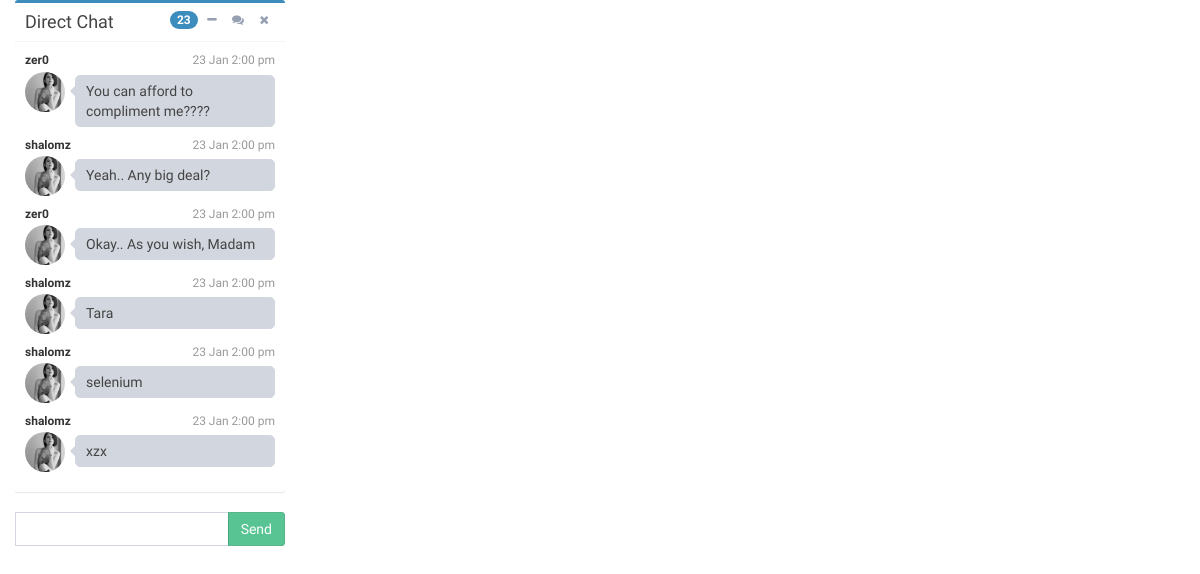
Page /home/ on the earlier database version.
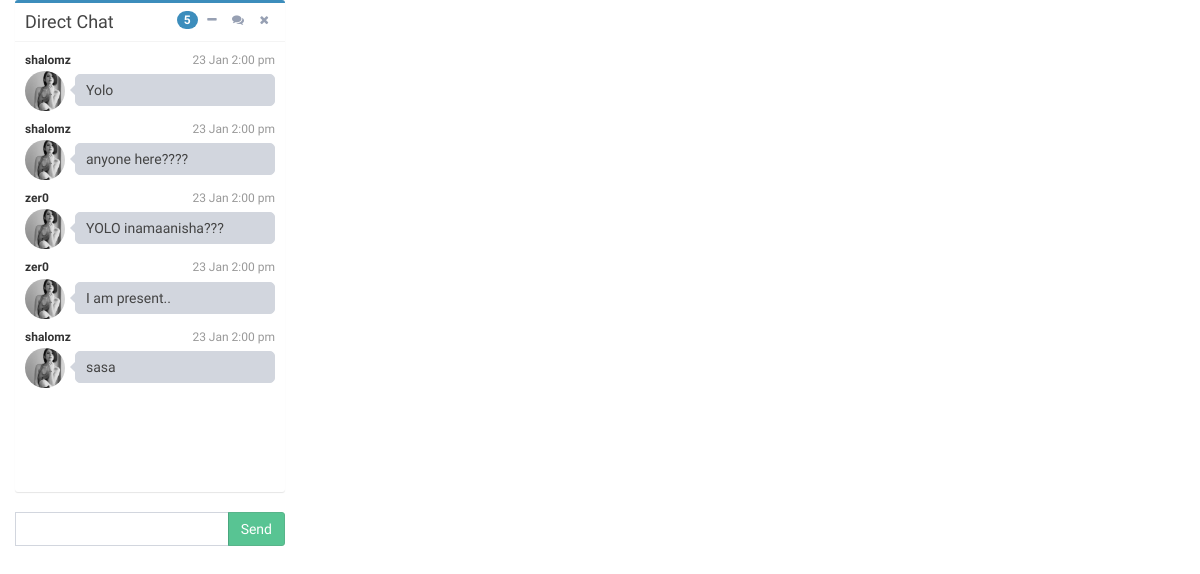
Same page on the later database version.
### chat_app/models.py (models this page shows, shortened)
class Chat(models.Model):
    created = models.DateTimeField(auto_now_add=True)
    user = models.ForeignKey(User)
    message = models.CharField(max_length=200)

### chat_app/views.py (the view)
# urls.py: url(r'^home/$', views.Home, name='home'),
def Home(request):
    c = Chat.objects.all()
    return render(request, "home.html", {'home': 'active', 'chat': c})

### templates/home.html (shortened to what this page needs)
    {% load staticfiles %}
    <html>
    <head>
        <link rel="stylesheet" href="{% static 'chat.css' %}">
        <link rel="stylesheet" href="{% static 'bootstrap.min.css' %}">
        <link rel="stylesheet" href="{% static 'font-awesome/css/font-awesome.min.css' %}">
        <link rel="stylesheet" href="{% static 'style.min.css' %}">
    </head>
    <body>
        <div class="col-md-3">
          <div class="box box-primary direct-chat direct-chat-primary">
            <div class="box-header with-border">
              <h3 class="box-title">Direct Chat</h3>
              <div class="box-tools pull-right">
                <span data-toggle="tooltip" title="3 New Messages" class="badge bg-light-blue">{{ chat.count }}</span>
                <button type="button" class="btn btn-box-tool" data-widget="collapse"><i class="fa fa-minus"></i>
                </button>
                <button type="button" class="btn btn-box-tool" data-toggle="tooltip" title="Contacts" data-widget="chat-pane-toggle">
                  <i class="fa fa-comments"></i></button>
                <button type="button" class="btn btn-box-tool" data-widget="remove"><i class="fa fa-times"></i></button>
              </div>
            </div>
            <div class="box-body">
              <div  id="msg-list-div" class="direct-chat-messages ">
                <div id="msg-list">
                 {% for obj in chat %}
                 {% if not obj.user == request.user %}
                <div class="direct-chat-msg">
                  <div class="direct-chat-info clearfix">
                    <span class="direct-chat-name pull-left">{{ obj.user }}</span>
                    <span class="direct-chat-timestamp pull-right">23 Jan 2:00 pm</span>
                  </div>
                  <img class="direct-chat-img" src="{% static 'img/2.jpg' %}" alt="Message User Image">
                  <div class="direct-chat-text">
                    {{ obj.message }}
                  </div>
                </div>
                {% endif %}
                {% endfor %}
                </div>
              </div>
            </div>
            </div>
<form id = "chat-form" method="post" action="/post/">
        <div class="input-group">
            <input type="text" id="chat-msg" name="chat-msg" class="form-control" title="What do you want to say?"/>
            <span class="input-group-btn">
                <input class="btn btn-success" id="send" type="submit" value="Send"/>
            </span>
        </div>
    </form>
 </div>
    </body>
    </html>

### templates/home.html (style rules this page uses)
.direct-chat-messages { overflow-y: scroll; height: 450px; }
.box-body { height:450px; }

Differences in the rows shown:
removed Chat: user "zer0", message "You can afford to compliment me????"
removed Chat: user "shalomz", message "Yeah.. Any big deal?"
removed Chat: user "zer0", message "Okay.. As you wish, Madam"
removed Chat: user "shalomz", message "Tara"
removed Chat: user "shalomz", message "selenium"
removed Chat: user "shalomz", message "xzx"
added Chat: user "shalomz", message "Yolo"
added Chat: user "shalomz", message "anyone here????"
added Chat: user "zer0", message "YOLO inamaanisha???"
added Chat: user "zer0", message "I am present.."
added Chat: user "shalomz", message "sasa"
Other differences:
{{ chat.count }}: "23" → "5"
